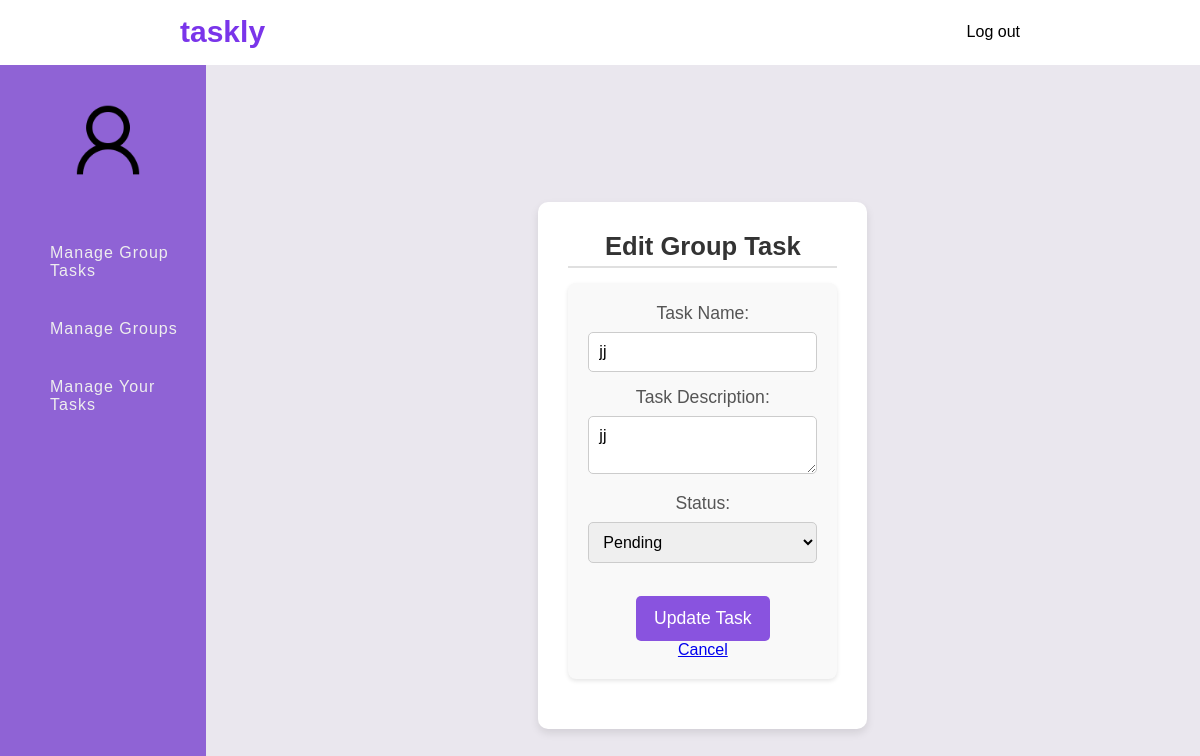
Page /edit_grouptask.php?task_id=5 on the committed database.
### tables this page shows
CREATE TABLE Group_Task (
    GroupTask_ID INTEGER PRIMARY KEY AUTOINCREMENT,
    GroupTask_Name VARCHAR(255) NOT NULL,
    GroupTask_Description TEXT NOT NULL,
    GroupTask_Status VARCHAR(50) NOT NULL,
    Group_ID INTEGER NOT NULL,
    FOREIGN KEY (Group_ID) REFERENCES GroupTable(Group_ID) ON DELETE CASCADE
);

### edit_grouptask.php (the view, shortened to what this page needs)
<?php
include('db.php');
$taskId = $_GET['task_id'];
$stmt = $conn->prepare("SELECT * FROM Group_Task WHERE GroupTask_ID = ?");
$stmt->execute([$taskId]);
$task = $stmt->fetch(PDO::FETCH_ASSOC);
?>
<!DOCTYPE html>
<html lang="en">
<head>
    <link rel="stylesheet" href="css/global.css">
</head>
<body>
<header class="navbar">
    <a href="admin.php" class="navbar_title2"><h1>taskly</h1></a>
    <a class="navbar-index" href="logout.php">Log out</a>
</header>
<div class="container">
        <nav class="sidebar">
            <div class="user-profile">
                <a href="admin-profile.php"><img src="images/Sample_User_Icon.png" alt="User"></a>
                <h4><?php echo $_SESSION['User_Fname']; ?></h4>
            </div>
            <ul>
                <li><a href="admin-tasks.php">Manage Group Tasks</a></li>
                <li><a href="admin-group.php">Manage Groups</a></li>
                <li><a href="admin-task_personal.php">Manage Your Tasks</a></li>
            </ul>
        </nav>
    <section class="main-content">
        <div class="main-content-container">
            <h2>Edit Group Task</h2>
            <?php if (!$task): ?>
                <p>Task not found.</p>
            <?php else: ?>
            <form method="POST">
                <label>Task Name:</label>
                <input type="text" name="GroupTask_Name" value="<?= htmlspecialchars($task['GroupTask_Name']) ?>" required>
                <label>Task Description:</label>
                <textarea name="GroupTask_Description" required><?= htmlspecialchars($task['GroupTask_Description']) ?></textarea>
                <label>Status:</label>
                <select name="GroupTask_Status">
                    <option value="Pending" <?= $task['GroupTask_Status'] === 'Pending' ? 'selected' : '' ?>>Pending</option>
                </select>
                <br><br>
                <button type="submit">Update Task</button>
                <br>
                <a href="admin-tasks.php">Cancel</a>
            </form>
        </div>
    <?php endif; ?>
    </section>
</div>
</body>
</html>

### css/global.css (style rules this page uses)
* { padding: 0; margin: 0; box-sizing: border-box; font-family: Arial, sans-serif; }
body { display: flex; flex-direction: column; min-height: 100vh; }
.navbar { color: black; display: flex; justify-content: space-between; align-items: center; padding: 15px 180px; margin-bottom: 1px; }
.navbar_title2 { font-size: 15px; font-weight: bold; color: #7a35ea; text-decoration: none; }
.navbar-index { text-decoration: none; color: black; font-size: 16px; transition: color 0.3s ease; }
.container { display: flex; }
.sidebar { width: 250px; min-height: 100vh; background-color: #8f63d5; }
.sidebar ul { margin-top: 20px; list-style: none; }
.sidebar ul li { font-size: 16px; padding: 20px 0px; padding-left: 50px; transition: 500ms background; }
.sidebar ul li a { text-decoration: none; color: #eee; cursor: pointer; letter-spacing: 1px; }
.user-profile { text-align: center; padding-left: 10px; padding-top: 25px; }
.user-profile img { width: 100px; border-radius: 50%; }
.user-profile h4 { color: #ccc; padding: 5px 0; }
.main-content { width: 100%; background-color: #eae7ee; background-size: cover; background-position: center; display: flex; justify-content: center; align-items: center; text-align: center; flex-direction: column; padding: 20px; }
.main-content-container { background-color: #fff; padding: 30px; border-radius: 10px; box-shadow: 0 4px 8px rgba(0, 0, 0, 0.1); max-width: 1100px; margin: 0 auto; }
.main-content-container h2 { font-size: 1.6em; color: #333; margin-bottom: 15px; padding-bottom: 5px; border-bottom: 2px solid #e0e0e0; }
.main-content-container form { background-color: #f9f9f9; padding: 20px; border-radius: 8px; box-shadow: 0 2px 4px rgba(0, 0, 0, 0.1); margin-bottom: 20px; }
.main-content-container label { font-size: 1.1em; color: #555; margin-bottom: 8px; display: block; }
.main-content-container input, .main-content-container select, .main-content-container textarea { width: 100%; padding: 10px; margin-bottom: 15px; border: 1px solid #ccc; border-radius: 5px; box-sizing: border-box; font-size: 1em; }
.main-content-container button { background-color: #8953df; color: white; padding: 12px 18px; border: none; border-radius: 5px; cursor: pointer; font-size: 1.1em; transition: background-color 0.3s ease; }
.main-content-container select, .main-content-container input[type="date"] { font-size: 1em; }

### rows in the picture
group_task: GroupTask_Name "jj", GroupTask_Description "jj", GroupTask_Status "Pending"
